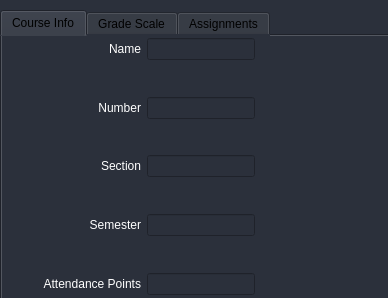
<?xml version="1.0" encoding="UTF-8"?>
<ui version="4.0">
 <class>Dialog</class>
 <widget class="QDialog" name="Dialog">
  <property name="geometry">
   <rect>
    <x>0</x>
    <y>0</y>
    <width>388</width>
    <height>298</height>
   </rect>
  </property>
  <property name="windowTitle">
   <string>Course Creation</string>
  </property>
  <property name="windowOpacity">
   <double>1.000000000000000</double>
  </property>
  <property name="autoFillBackground">
   <bool>false</bool>
  </property>
  <property name="styleSheet">
   <string notr="true">color: rgb(255, 255, 255);
background-color:  rgb(43, 48, 59);

</string>
  </property>
  <widget class="QTabWidget" name="tabWidget">
   <property name="geometry">
    <rect>
     <x>0</x>
     <y>10</y>
     <width>391</width>
     <height>291</height>
    </rect>
   </property>
   <property name="sizePolicy">
    <sizepolicy hsizetype="Maximum" vsizetype="Maximum">
     <horstretch>30</horstretch>
     <verstretch>0</verstretch>
    </sizepolicy>
   </property>
   <property name="autoFillBackground">
    <bool>false</bool>
   </property>
   <property name="styleSheet">
    <string notr="true">QTabBar {
	color: rgb(0,0,0);
	background-color: qlineargradient(spread:pad, x1:1, y1:1, x2:1, y2:1, stop:0      	rgba(43, 48, 59, 255), stop:1 rgba(0, 0, 127, 255));
}
QPushButton {
	color: rgb(255, 255, 255);
	background-color: qlineargradient(spread:pad, x1:1, y1:1, x2:1, y2:1, stop:0 		    rgba(43, 48, 59, 255), stop:1 rgba(0, 0, 127, 255));
}</string>
   </property>
   <property name="currentIndex">
    <number>0</number>
   </property>
   <widget class="QWidget" name="course_info_tab">
    <property name="autoFillBackground">
     <bool>false</bool>
    </property>
    <property name="styleSheet">
     <string notr="true"/>
    </property>
    <attribute name="title">
     <string>Course Info</string>
    </attribute>
    <widget class="QWidget" name="gridLayoutWidget_2">
     <property name="geometry">
      <rect>
       <x>0</x>
       <y>0</y>
       <width>391</width>
       <height>261</height>
      </rect>
     </property>
     <layout class="QGridLayout" name="gridLayout">
      <item row="2" column="1">
       <spacer name="verticalSpacer_9">
        <property name="orientation">
         <enum>Qt::Vertical</enum>
        </property>
        <property name="sizeHint" stdset="0">
         <size>
          <width>20</width>
          <height>40</height>
         </size>
        </property>
       </spacer>
      </item>
      <item row="0" column="1">
       <spacer name="verticalSpacer_10">
        <property name="orientation">
         <enum>Qt::Vertical</enum>
        </property>
        <property name="sizeHint" stdset="0">
         <size>
          <width>20</width>
          <height>40</height>
         </size>
        </property>
       </spacer>
      </item>
      <item row="1" column="1">
       <layout class="QVBoxLayout" name="verticalLayout">
        <item>
         <layout class="QHBoxLayout" name="horizontalLayout">
          <item>
           <spacer name="horizontalSpacer_2">
            <property name="orientation">
             <enum>Qt::Horizontal</enum>
            </property>
            <property name="sizeHint" stdset="0">
             <size>
              <width>30</width>
              <height>20</height>
             </size>
            </property>
           </spacer>
          </item>
          <item>
           <widget class="QLabel" name="label">
            <property name="text">
             <string>Name</string>
            </property>
            <property name="alignment">
             <set>Qt::AlignRight|Qt::AlignTrailing|Qt::AlignVCenter</set>
            </property>
           </widget>
          </item>
          <item>
           <widget class="QLineEdit" name="course_name_line_edit"/>
          </item>
         </layout>
        </item>
        <item>
         <spacer name="verticalSpacer_6">
          <property name="orientation">
           <enum>Qt::Vertical</enum>
          </property>
          <property name="sizeHint" stdset="0">
           <size>
            <width>20</width>
            <height>40</height>
           </size>
          </property>
         </spacer>
        </item>
        <item>
         <layout class="QHBoxLayout" name="horizontalLayout_3">
          <item>
           <spacer name="horizontalSpacer_3">
            <property name="orientation">
             <enum>Qt::Horizontal</enum>
            </property>
            <property name="sizeHint" stdset="0">
             <size>
              <width>40</width>
              <height>20</height>
             </size>
            </property>
           </spacer>
          </item>
          <item>
           <widget class="QLabel" name="label_2">
            <property name="text">
             <string>Number</string>
            </property>
            <property name="alignment">
             <set>Qt::AlignRight|Qt::AlignTrailing|Qt::AlignVCenter</set>
            </property>
           </widget>
          </item>
          <item>
           <widget class="QLineEdit" name="course_number_line_edit"/>
          </item>
         </layout>
        </item>
        <item>
         <spacer name="verticalSpacer_7">
          <property name="orientation">
           <enum>Qt::Vertical</enum>
          </property>
          <property name="sizeHint" stdset="0">
           <size>
            <width>20</width>
            <height>40</height>
           </size>
          </property>
         </spacer>
        </item>
        <item>
         <layout class="QHBoxLayout" name="horizontalLayout_6">
          <item>
           <spacer name="horizontalSpacer_4">
            <property name="orientation">
             <enum>Qt::Horizontal</enum>
            </property>
            <property name="sizeHint" stdset="0">
             <size>
              <width>40</width>
              <height>20</height>
             </size>
            </property>
           </spacer>
          </item>
          <item>
           <widget class="QLabel" name="label_5">
            <property name="text">
             <string>Section</string>
            </property>
            <property name="alignment">
             <set>Qt::AlignRight|Qt::AlignTrailing|Qt::AlignVCenter</set>
            </property>
           </widget>
          </item>
          <item>
           <widget class="QLineEdit" name="section_number_line_edit"/>
          </item>
         </layout>
        </item>
        <item>
         <spacer name="verticalSpacer_8">
          <property name="orientation">
           <enum>Qt::Vertical</enum>
          </property>
          <property name="sizeHint" stdset="0">
           <size>
            <width>20</width>
            <height>40</height>
           </size>
          </property>
         </spacer>
        </item>
        <item>
         <layout class="QHBoxLayout" name="horizontalLayout_5">
          <item>
           <spacer name="horizontalSpacer_17">
            <property name="orientation">
             <enum>Qt::Horizontal</enum>
            </property>
            <property name="sizeHint" stdset="0">
             <size>
              <width>40</width>
              <height>20</height>
             </size>
            </property>
           </spacer>
          </item>
          <item>
           <widget class="QLabel" name="label_4">
            <property name="text">
             <string>Semester</string>
            </property>
            <property name="alignment">
             <set>Qt::AlignRight|Qt::AlignTrailing|Qt::AlignVCenter</set>
            </property>
           </widget>
          </item>
          <item>
           <widget class="QLineEdit" name="course_semester_line_edit"/>
          </item>
         </layout>
        </item>
        <item>
         <spacer name="verticalSpacer_11">
          <property name="orientation">
           <enum>Qt::Vertical</enum>
          </property>
          <property name="sizeHint" stdset="0">
           <size>
            <width>20</width>
            <height>40</height>
           </size>
          </property>
         </spacer>
        </item>
        <item>
         <layout class="QHBoxLayout" name="horizontalLayout_12">
          <item>
           <spacer name="horizontalSpacer_18">
            <property name="orientation">
             <enum>Qt::Horizontal</enum>
            </property>
            <property name="sizeHint" stdset="0">
             <size>
              <width>40</width>
              <height>20</height>
             </size>
            </property>
           </spacer>
          </item>
          <item>
           <widget class="QLabel" name="label_10">
            <property name="text">
             <string>Attendance Points</string>
            </property>
            <property name="alignment">
             <set>Qt::AlignRight|Qt::AlignTrailing|Qt::AlignVCenter</set>
            </property>
           </widget>
          </item>
          <item>
           <widget class="QLineEdit" name="attendance_points_line_edit"/>
          </item>
         </layout>
        </item>
       </layout>
      </item>
      <item row="1" column="2">
       <spacer name="horizontalSpacer_16">
        <property name="orientation">
         <enum>Qt::Horizontal</enum>
        </property>
        <property name="sizeHint" stdset="0">
         <size>
          <width>50</width>
          <height>20</height>
         </size>
        </property>
       </spacer>
      </item>
      <item row="1" column="0">
       <spacer name="horizontalSpacer_15">
        <property name="orientation">
         <enum>Qt::Horizontal</enum>
        </property>
        <property name="sizeType">
         <enum>QSizePolicy::Fixed</enum>
        </property>
        <property name="sizeHint" stdset="0">
         <size>
          <width>1</width>
          <height>20</height>
         </size>
        </property>
       </spacer>
      </item>
     </layout>
    </widget>
   </widget>
   <widget class="QWidget" name="grade_scale_tab">
    <attribute name="title">
     <string>Grade Scale</string>
    </attribute>
    <widget class="QWidget" name="gridLayoutWidget">
     <property name="geometry">
      <rect>
       <x>0</x>
       <y>0</y>
       <width>391</width>
       <height>261</height>
      </rect>
     </property>
     <layout class="QGridLayout" name="gridLayout_2">
      <property name="sizeConstraint">
       <enum>QLayout::SetMaximumSize</enum>
      </property>
      <item row="2" column="1">
       <spacer name="verticalSpacer">
        <property name="orientation">
         <enum>Qt::Vertical</enum>
        </property>
        <property name="sizeHint" stdset="0">
         <size>
          <width>20</width>
          <height>40</height>
         </size>
        </property>
       </spacer>
      </item>
      <item row="1" column="1">
       <layout class="QVBoxLayout" name="verticalLayout_2">
        <item>
         <layout class="QHBoxLayout" name="horizontalLayout_7">
          <item>
           <spacer name="horizontalSpacer_9">
            <property name="orientation">
             <enum>Qt::Horizontal</enum>
            </property>
            <property name="sizeHint" stdset="0">
             <size>
              <width>35</width>
              <height>20</height>
             </size>
            </property>
           </spacer>
          </item>
          <item>
           <widget class="QLabel" name="label_6">
            <property name="text">
             <string>A</string>
            </property>
           </widget>
          </item>
          <item>
           <widget class="QLineEdit" name="a_line_edit">
            <property name="text">
             <string>90</string>
            </property>
           </widget>
          </item>
          <item>
           <spacer name="horizontalSpacer_5">
            <property name="orientation">
             <enum>Qt::Horizontal</enum>
            </property>
            <property name="sizeHint" stdset="0">
             <size>
              <width>40</width>
              <height>20</height>
             </size>
            </property>
           </spacer>
          </item>
         </layout>
        </item>
        <item>
         <spacer name="verticalSpacer_3">
          <property name="orientation">
           <enum>Qt::Vertical</enum>
          </property>
          <property name="sizeHint" stdset="0">
           <size>
            <width>20</width>
            <height>40</height>
           </size>
          </property>
         </spacer>
        </item>
        <item>
         <layout class="QHBoxLayout" name="horizontalLayout_8">
          <item>
           <spacer name="horizontalSpacer_10">
            <property name="orientation">
             <enum>Qt::Horizontal</enum>
            </property>
            <property name="sizeHint" stdset="0">
             <size>
              <width>35</width>
              <height>20</height>
             </size>
            </property>
           </spacer>
          </item>
          <item>
           <widget class="QLabel" name="label_7">
            <property name="text">
             <string>B</string>
            </property>
           </widget>
          </item>
          <item>
           <widget class="QLineEdit" name="b_line_edit">
            <property name="text">
             <string>80</string>
            </property>
           </widget>
          </item>
          <item>
           <spacer name="horizontalSpacer_6">
            <property name="orientation">
             <enum>Qt::Horizontal</enum>
            </property>
            <property name="sizeHint" stdset="0">
             <size>
              <width>40</width>
              <height>20</height>
             </size>
            </property>
           </spacer>
          </item>
         </layout>
        </item>
        <item>
         <spacer name="verticalSpacer_4">
          <property name="orientation">
           <enum>Qt::Vertical</enum>
          </property>
          <property name="sizeHint" stdset="0">
           <size>
            <width>20</width>
            <height>40</height>
           </size>
          </property>
         </spacer>
        </item>
        <item>
         <layout class="QHBoxLayout" name="horizontalLayout_9">
          <item>
           <spacer name="horizontalSpacer_11">
            <property name="orientation">
             <enum>Qt::Horizontal</enum>
            </property>
            <property name="sizeHint" stdset="0">
             <size>
              <width>35</width>
              <height>20</height>
             </size>
            </property>
           </spacer>
          </item>
          <item>
           <widget class="QLabel" name="label_8">
            <property name="text">
             <string>C</string>
            </property>
           </widget>
          </item>
          <item>
           <widget class="QLineEdit" name="c_line_edit">
            <property name="text">
             <string>70</string>
            </property>
           </widget>
          </item>
          <item>
           <spacer name="horizontalSpacer_7">
            <property name="orientation">
             <enum>Qt::Horizontal</enum>
            </property>
            <property name="sizeHint" stdset="0">
             <size>
              <width>40</width>
              <height>20</height>
             </size>
            </property>
           </spacer>
          </item>
         </layout>
        </item>
        <item>
         <spacer name="verticalSpacer_5">
          <property name="orientation">
           <enum>Qt::Vertical</enum>
          </property>
          <property name="sizeHint" stdset="0">
           <size>
            <width>20</width>
            <height>40</height>
           </size>
          </property>
         </spacer>
        </item>
        <item>
         <layout class="QHBoxLayout" name="horizontalLayout_10">
          <item>
           <spacer name="horizontalSpacer_12">
            <property name="orientation">
             <enum>Qt::Horizontal</enum>
            </property>
            <property name="sizeHint" stdset="0">
             <size>
              <width>35</width>
              <height>20</height>
             </size>
            </property>
           </spacer>
          </item>
          <item>
           <widget class="QLabel" name="label_9">
            <property name="text">
             <string>D</string>
            </property>
           </widget>
          </item>
          <item>
           <widget class="QLineEdit" name="d_line_edit">
            <property name="text">
             <string>60</string>
            </property>
           </widget>
          </item>
          <item>
           <spacer name="horizontalSpacer_8">
            <property name="orientation">
             <enum>Qt::Horizontal</enum>
            </property>
            <property name="sizeHint" stdset="0">
             <size>
              <width>40</width>
              <height>20</height>
             </size>
            </property>
           </spacer>
          </item>
         </layout>
        </item>
       </layout>
      </item>
      <item row="1" column="2">
       <spacer name="horizontalSpacer_14">
        <property name="orientation">
         <enum>Qt::Horizontal</enum>
        </property>
        <property name="sizeHint" stdset="0">
         <size>
          <width>40</width>
          <height>20</height>
         </size>
        </property>
       </spacer>
      </item>
      <item row="1" column="0">
       <spacer name="horizontalSpacer_13">
        <property name="orientation">
         <enum>Qt::Horizontal</enum>
        </property>
        <property name="sizeHint" stdset="0">
         <size>
          <width>40</width>
          <height>20</height>
         </size>
        </property>
       </spacer>
      </item>
      <item row="0" column="1">
       <spacer name="verticalSpacer_2">
        <property name="orientation">
         <enum>Qt::Vertical</enum>
        </property>
        <property name="sizeHint" stdset="0">
         <size>
          <width>20</width>
          <height>40</height>
         </size>
        </property>
       </spacer>
      </item>
     </layout>
    </widget>
   </widget>
   <widget class="QWidget" name="assignments_tab">
    <property name="autoFillBackground">
     <bool>false</bool>
    </property>
    <property name="styleSheet">
     <string notr="true"/>
    </property>
    <attribute name="title">
     <string>Assignments</string>
    </attribute>
    <widget class="QWidget" name="verticalLayoutWidget_3">
     <property name="geometry">
      <rect>
       <x>10</x>
       <y>10</y>
       <width>359</width>
       <height>241</height>
      </rect>
     </property>
     <layout class="QVBoxLayout" name="verticalLayout_4">
      <item>
       <layout class="QVBoxLayout" name="verticalLayout_3">
        <item>
         <widget class="QTableWidget" name="tableWidget">
          <property name="styleSheet">
           <string notr="true">background-color: rgb(255, 255, 255);
color:rgb(0,0,0)</string>
          </property>
          <column>
           <property name="text">
            <string>Assignment Type</string>
           </property>
          </column>
          <column>
           <property name="text">
            <string>Grade Drop Count</string>
           </property>
          </column>
         </widget>
        </item>
        <item>
         <layout class="QHBoxLayout" name="horizontalLayout_11">
          <item>
           <widget class="QPushButton" name="add_assignment_category_button">
            <property name="text">
             <string>Add Assignment Category</string>
            </property>
           </widget>
          </item>
          <item>
           <widget class="QPushButton" name="drop_assignment_category_button">
            <property name="text">
             <string>Drop Assignment Category</string>
            </property>
           </widget>
          </item>
         </layout>
        </item>
        <item>
         <widget class="QPushButton" name="save_course_button">
          <property name="text">
           <string>Save Course</string>
          </property>
         </widget>
        </item>
       </layout>
      </item>
     </layout>
    </widget>
   </widget>
  </widget>
 </widget>
 <resources/>
 <connections/>
</ui>
